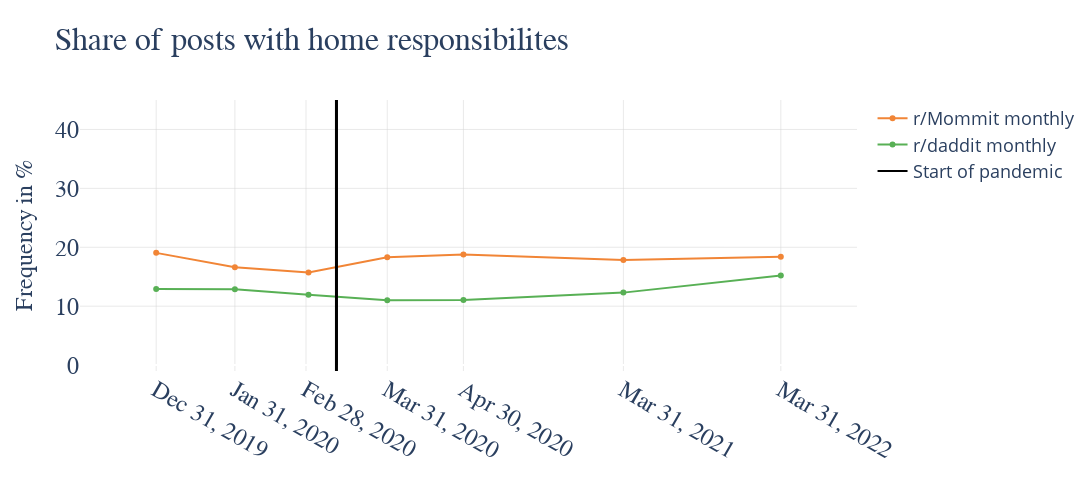

The notebook cell saved with this chart:
### Markdown cell above
# Figure 7

### Code cell
colors=["rgb(241, 133, 54)", "rgb(88, 176, 85)"]
line_styles = ['solid','solid']

fig = px.line(concate[concate["type"]=="Posting "], x='date_time', y='share_chores_to_all', color="Line", height=500, width=1200,
              title="Share of posts with home responsibilites",
              color_discrete_sequence=colors, markers=True)
newnames = {'Posting Mommit':'r/Mommit monthly', 'Posting daddit':'r/daddit monthly'}
fig.for_each_trace(lambda t: t.update(name = newnames[t.name],
                                    legendgroup = newnames[t.name],
                                    hovertemplate = t.hovertemplate.replace(t.name, newnames[t.name])
                                    )
                )


fig.add_vline(x="2020-03-11", line_color="black", line_width=3)

# Set the same y-axis scale for both graphs
fig.update_layout(yaxis=dict(range=[0, 80]))

    # Add vertical line --> start pandemic
fig.add_shape(
    type="line",
    x0="2020-03-11", x1="2020-03-11",
    y0=0, y1=2500,
    line=dict(color="black", width=2),
    name="Start of pandemic"
)

# Add custom legend items as annotations
fig.add_trace(
    go.Scatter(
        x=[None],
        y=[None],
        mode='lines',
        marker=dict(color="black", size=10),
        line=dict(dash=line_styles[0]),  # Set line style from line_styles list

        showlegend=True,
        name="Start of pandemic"
    )
)

fig.update_layout(
    legend=dict(
        title='',
        title_font=dict(size=14),
        font=dict(size=18),

    ),
    xaxis=dict(
        showgrid=True,  # Display x-axis grid lines
        gridcolor='lightgrey',  
        gridwidth=0.5  
    ),
    yaxis=dict(
        showgrid=True,  # Display y-axis grid lines
        gridcolor='lightgrey', 
        gridwidth=0.5 
    )
)

# Updating layout and axis labels
fig.update_layout(
    plot_bgcolor='white',
    title={
        'font': {'size': 32, 'family': 'Calibri'} 
    },
    xaxis_title='Date',
    yaxis_title='Frequency in %',
    xaxis={
        'title':"", #{'font': {'size': 24, 'family': 'Calibri'}}, 
        'tickfont': {'size': 24, 'family': 'Calibri'},  
        "range":["2019-12-01", "2022-04-30"],
        "dtick":"M2",
        "ticklabelmode":"period",
        "tickvals":["2019-12-31", "2020-01-31", "2020-02-28", "2020-03-31", "2020-04-30", "2021-03-31", "2022-03-31"],
        "rangebreaks": [
            {"bounds": ["2020-06-01", "2021-02-28"]},  
            {"bounds": ["2021-05-01", "2022-02-28"]}
        ]
    },
    yaxis={
        'title': {'font': {'size': 24, 'family': 'Calibri'}}, 
        'tickfont': {'size': 24, 'family': 'Calibri'},
        'range': [-1,45]
    }
        
)

#fig.update_traces(patch={"line": {"color": "rgba(88, 176, 95, 0.50)", "width": 2.5, "dash": 'dot'}}, selector={"legendgroup": "r/daddit weekly"}) 

fig.show()

### Figure 1 — Plotly figure (JSON) as saved in the notebook; plotly's stock layout.template omitted (floating-point values rounded to 4 significant figures)
{"data": [{"hovertemplate": "Line=r/Mommit monthly<br>date_time=%{x}<br>share_chores_to_all=%{y}<extra></extra>", "legendgroup": "r/Mommit monthly", "line": {"color": "rgb(241, 133, 54)", "dash": "solid"}, "marker": {"symbol": "circle"}, "mode": "markers+lines", "name": "r/Mommit monthly", "orientation": "v", "showlegend": true, "type": "scatter", "x": ["2019-12-31", "2020-01-31", "2020-02-29", "2020-03-31", "2020-04-30", "2021-03-31", "2022-03-31"], "xaxis": "x", "y": [19.05, 16.63, 15.71, 18.32, 18.79, 17.83, 18.4], "yaxis": "y"}, {"hovertemplate": "Line=r/daddit monthly<br>date_time=%{x}<br>share_chores_to_all=%{y}<extra></extra>", "legendgroup": "r/daddit monthly", "line": {"color": "rgb(88, 176, 85)", "dash": "solid"}, "marker": {"symbol": "circle"}, "mode": "markers+lines", "name": "r/daddit monthly", "orientation": "v", "showlegend": true, "type": "scatter", "x": ["2019-12-31", "2020-01-31", "2020-02-29", "2020-03-31", "2020-04-30", "2021-03-31", "2022-03-31"], "xaxis": "x", "y": [12.94, 12.87, 11.96, 11.0, 11.06, 12.3, 15.22], "yaxis": "y"}, {"line": {"dash": "solid"}, "marker": {"color": "black", "size": 10}, "mode": "lines", "name": "Start of pandemic", "showlegend": true, "type": "scatter", "x": [null], "y": [null]}], "layout": {"height": 500, "legend": {"font": {"size": 18}, "title": {"font": {"size": 14}, "text": ""}, "tracegroupgap": 0}, "plot_bgcolor": "white", "shapes": [{"line": {"color": "black", "width": 3}, "type": "line", "x0": "2020-03-11", "x1": "2020-03-11", "xref": "x", "y0": 0, "y1": 1, "yref": "y domain"}, {"line": {"color": "black", "width": 2}, "name": "Start of pandemic", "type": "line", "x0": "2020-03-11", "x1": "2020-03-11", "y0": 0, "y1": 2500}], "title": {"font": {"family": "Calibri", "size": 32}, "text": "Share of posts with home responsibilites"}, "width": 1200, "xaxis": {"anchor": "y", "domain": [0, 1], "dtick": "M2", "gridcolor": "lightgrey", "gridwidth": 0.5, "range": ["2019-12-01", "2022-04-30"], "rangebreaks": [{"bounds": ["2020-06-01", "2021-02-28"]}, {"bounds": ["2021-05-01", "2022-02-28"]}], "showgrid": true, "tickfont": {"family": "Calibri", "size": 24}, "ticklabelmode": "period", "tickvals": ["2019-12-31", "2020-01-31", "2020-02-28", "2020-03-31", "2020-04-30", "2021-03-31", "2022-03-31"], "title": {"text": ""}}, "yaxis": {"anchor": "x", "domain": [0, 1], "gridcolor": "lightgrey", "gridwidth": 0.5, "range": [-1, 45], "showgrid": true, "tickfont": {"family": "Calibri", "size": 24}, "title": {"font": {"family": "Calibri", "size": 24}, "text": "Frequency in %"}}}}
